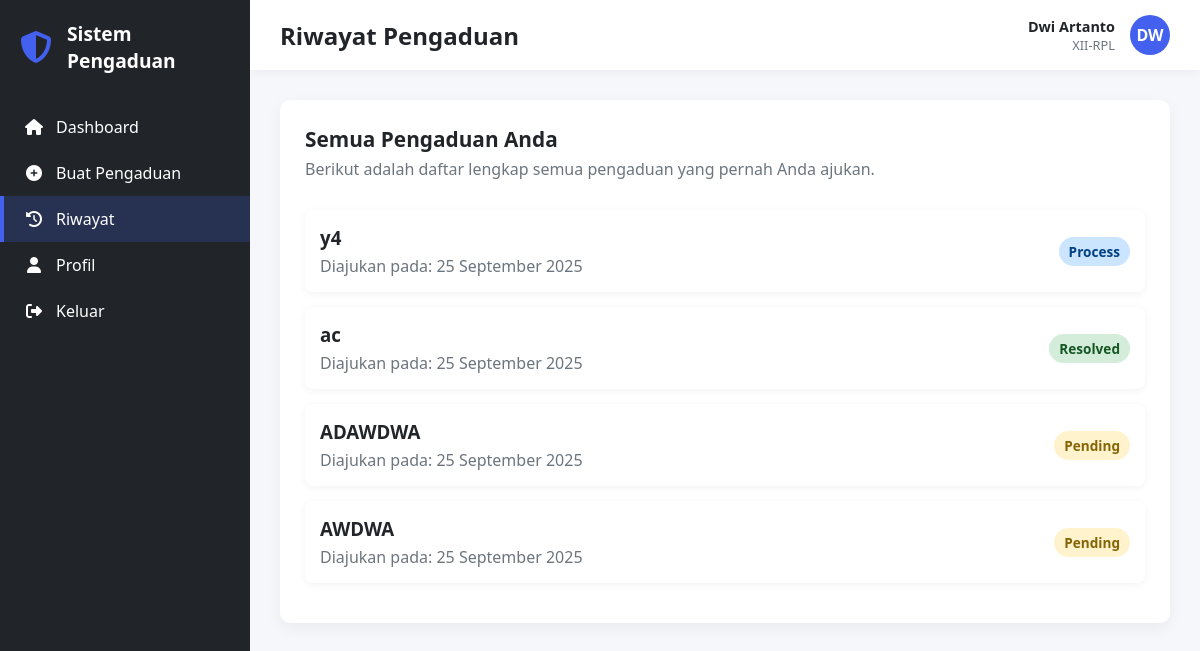
The app's page /history.php (signed in) with its own data.
### tables this page shows
CREATE TABLE `users` (
  `id` int NOT NULL,
  `username` varchar(100) NOT NULL,
  `password` varchar(255) NOT NULL,
  `full_name` varchar(255) DEFAULT NULL,
  `nisn` varchar(50) DEFAULT NULL,
  `email` varchar(150) DEFAULT NULL,
  `kelas` varchar(50) DEFAULT NULL,
  `role` varchar(50) DEFAULT 'siswa',
  `created_at` timestamp NOT NULL DEFAULT CURRENT_TIMESTAMP
);

CREATE TABLE `complaints` (
  `id` int NOT NULL,
  `user_id` int NOT NULL,
  `category` varchar(100) DEFAULT NULL,
  `title` varchar(255) NOT NULL,
  `description` text,
  `attachment` varchar(255) DEFAULT NULL,
  `teacher_id` int DEFAULT NULL,
  `urgency` enum('low','medium','high') DEFAULT 'low',
  `status` enum('pending','process','resolved') DEFAULT 'pending',
  `created_at` timestamp NOT NULL DEFAULT CURRENT_TIMESTAMP,
  `updated_at` timestamp NULL DEFAULT NULL
);

### config.php (called while the page is built, shortened)
<?php
function is_logged_in() {
    return isset($_SESSION['user_id']);
}
function current_user($pdo) {
    $stmt = $pdo->prepare("SELECT id, username, full_name, nisn, email, kelas FROM users WHERE id = ?");
    $stmt->execute([$_SESSION['user_id']]);
    return $stmt->fetch(PDO::FETCH_ASSOC);
}

### history.php (the view, shortened to what this page needs)
<?php
require_once 'config.php';
$user = current_user($pdo);
$stmt = $pdo->prepare("SELECT id, title, description, status, DATE_FORMAT(created_at, '%d %M %Y') as created_at FROM complaints WHERE user_id = ? ORDER BY created_at DESC");
$stmt->execute([$user['id']]);
$complaints = $stmt->fetchAll(PDO::FETCH_ASSOC);
$cssPath = file_exists(__DIR__ . '/static/css/style.css') ? 'static/css/style.css' : 'style.css';
?>
<!DOCTYPE html>
<html lang="id">
<head>
    <link rel="stylesheet" href="https://cdnjs.cloudflare.com/ajax/libs/font-awesome/6.4.0/css/all.min.css">
    <link rel="stylesheet" href="<?= htmlspecialchars($cssPath) ?>">
</head>
<body>
    <div class="sidebar" id="sidebar">
        <div class="logo">
            <i class="fas fa-shield-alt"></i>
            <span class="logo-text">Sistem Pengaduan</span>
        </div>
        <ul class="sidebar-menu">
            <li class="menu-item">
                <a href="dashboard.php" style="display:flex; align-items:center; gap:12px; text-decoration:none; color:inherit; width:100%;">
                    <i class="fas fa-home"></i>
                    <span class="menu-text">Dashboard</span>
                </a>
            </li>
            <li class="menu-item">
                <a href="dashboard.php#complaint" onclick="window.location.href='dashboard.php'; setTimeout(() => document.querySelector('[data-page=complaint]').click(), 100);" style="display:flex; align-items:center; gap:12px; text-decoration:none; color:inherit; width:100%; cursor: pointer;">
                    <i class="fas fa-plus-circle"></i>
                    <span class="menu-text">Buat Pengaduan</span>
                </a>
            </li>
            <li class="menu-item active"> <a href="history.php" style="display:flex; align-items:center; gap:12px; text-decoration:none; color:inherit; width:100%;">
                    <i class="fas fa-history"></i>
                    <span class="menu-text">Riwayat</span>
                </a>
            </li>
            <li class="menu-item">
                <a href="dashboard.php#profile" onclick="window.location.href='dashboard.php'; setTimeout(() => document.querySelector('[data-page=profile]').click(), 100);" style="display:flex; align-items:center; gap:12px; text-decoration:none; color:inherit; width:100%; cursor: pointer;">
                    <i class="fas fa-user"></i>
                    <span class="menu-text">Profil</span>
                </a>
            </li>
            <li class="menu-item" id="logout-btn">
                <i class="fas fa-sign-out-alt"></i>
                <span class="menu-text">Keluar</span>
            </li>
        </ul>
    </div>
    <div class="main-content">
        <div class="header">
            <div class="page-title">Riwayat Pengaduan</div>
            <div class="user-menu">
                <div class="user-info">
                    <div class="user-name"><?= htmlspecialchars($user['full_name'] ?: $user['username']) ?></div>
                    <div class="user-role"><?= htmlspecialchars($user['kelas'] ?: 'Siswa')?></div>
                </div>
                <div class="user-avatar"><?= strtoupper(substr(htmlspecialchars($user['full_name'] ?: $user['username']),0,2)) ?></div>
            </div>
        </div>
        <div class="content">
            <div class="form-container">
                <div class="form-header">
                    <h2 class="form-title">Semua Pengaduan Anda</h2>
                    <p class="form-description">Berikut adalah daftar lengkap semua pengaduan yang pernah Anda ajukan.</p>
                </div>
                <div class="complaint-list">
                    <?php if (empty($complaints)): ?>
                        <p style="color:#6c757d; text-align:center;">Anda belum pernah membuat pengaduan.</p>
                    <?php else: ?>
                        <?php foreach ($complaints as $c): ?>
                            <a href="view_complaint.php?id=<?= $c['id'] ?>" class="complaint-item-link">
                                <div class="complaint-item">
                                    <div class="complaint-info">
                                        <h3><?= htmlspecialchars($c['title']) ?></h3>
                                        <p>Diajukan pada: <?= htmlspecialchars($c['created_at']) ?></p>
                                    </div>
                                    <div class="status status-<?= htmlspecialchars($c['status']) ?>"><?= ucfirst($c['status']) ?></div>
                                </div>
                            </a>
                        <?php endforeach; ?>
                    <?php endif; ?>
                </div>
            </div>
        </div>
    </div>
</body>
</html>

### static/css/style.css (style rules this page uses)
* { margin: 0; padding: 0; box-sizing: border-box; font-family: 'Segoe UI', Tahoma, Geneva, Verdana, sans-serif; }
:root { --primary: #4361ee; --secondary: #3a0ca3; --accent: #f72585; --light: #f8f9fa; --dark: #212529; --success: #4cc9f0; --warning: #f9c74f; --danger: #f94144; --psychical: #7209b7; --physical: #f3722c; --sidebar-width: 250px; --header-height: 70px; }
body { background-color: #f5f7fa; min-height: 100vh; display: flex; color: var(--dark); }
.sidebar { width: var(--sidebar-width); background: var(--dark); color: white; height: 100vh; position: fixed; left: 0; top: 0; padding: 20px 0; transition: all 0.3s ease; z-index: 1000; overflow-y: auto; }
.logo { display: flex; align-items: center; justify-content: center; gap: 15px; margin-bottom: 30px; padding: 0 20px; }
.logo i { font-size: 2rem; color: var(--primary); }
.logo-text { color: white; font-size: 1.2rem; font-weight: 600; }
.sidebar-menu { list-style: none; padding: 0; margin: 0; }
.menu-item { padding: 12px 20px; display: flex; align-items: center; gap: 12px; cursor: pointer; transition: all 0.3s ease; border-left: 4px solid transparent; }
.menu-item.active { background: rgba(67, 97, 238, 0.2); border-left: 4px solid var(--primary); }
.menu-item i { width: 20px; text-align: center; }
.main-content { flex: 1; margin-left: var(--sidebar-width); width: calc(100% - var(--sidebar-width)); min-height: 100vh; }
.header { background: white; height: var(--header-height); padding: 0 30px; display: flex; align-items: center; justify-content: space-between; box-shadow: 0 2px 10px rgba(0, 0, 0, 0.05); position: sticky; top: 0; z-index: 100; }
.page-title { font-size: 1.5rem; font-weight: 600; }
.user-menu { display: flex; align-items: center; gap: 15px; }
.user-info { text-align: right; }
.user-name { font-weight: 600; font-size: 0.9rem; }
.user-role { font-size: 0.8rem; color: #6c757d; }
.user-avatar { width: 40px; height: 40px; border-radius: 50%; background: var(--primary); color: white; display: flex; align-items: center; justify-content: center; font-weight: bold; }
.content { padding: 30px; min-height: calc(100vh - var(--header-height)); }
.form-container { background: white; border-radius: 10px; padding: 25px; box-shadow: 0 5px 15px rgba(0, 0, 0, 0.05); margin-bottom: 30px; }
.form-header { margin-bottom: 20px; }
.form-title { font-size: 1.3rem; font-weight: 600; color: var(--dark); }
.form-description { color: #6c757d; margin-top: 5px; }
.complaint-list { margin-top: 30px; }
.complaint-item { background: white; border-radius: 8px; padding: 15px; margin-bottom: 15px; display: flex; justify-content: space-between; align-items: center; box-shadow: 0 2px 8px rgba(0, 0, 0, 0.05); }
.complaint-info h3 { margin-bottom: 5px; color: var(--dark); }
.complaint-info p { color: #6c757d; }
.status { padding: 5px 10px; border-radius: 20px; font-size: 0.85rem; font-weight: 600; }
.status-pending { background: #fff3cd; color: #856404; }
.status-process { background: #cce5ff; color: #004085; }
.status-resolved { background: #d4edda; color: #155724; }
.complaint-item-link { text-decoration: none; color: inherit; display: block; margin-bottom: 15px; }
.complaint-item-link .complaint-item { margin-bottom: 0; transition: box-shadow 0.3s ease, transform 0.3s ease; }

### records on screen
users: full_name "Dwi Artanto", kelas "XII-RPL", full_name "DW"
complaints: title "y4", created_at "25 September 2025", status "Process"
complaints: title "ac", created_at "25 September 2025", status "Resolved"
complaints: title "ADAWDWA", created_at "25 September 2025", status "Pending"
complaints: title "AWDWA", created_at "25 September 2025", status "Pending"
